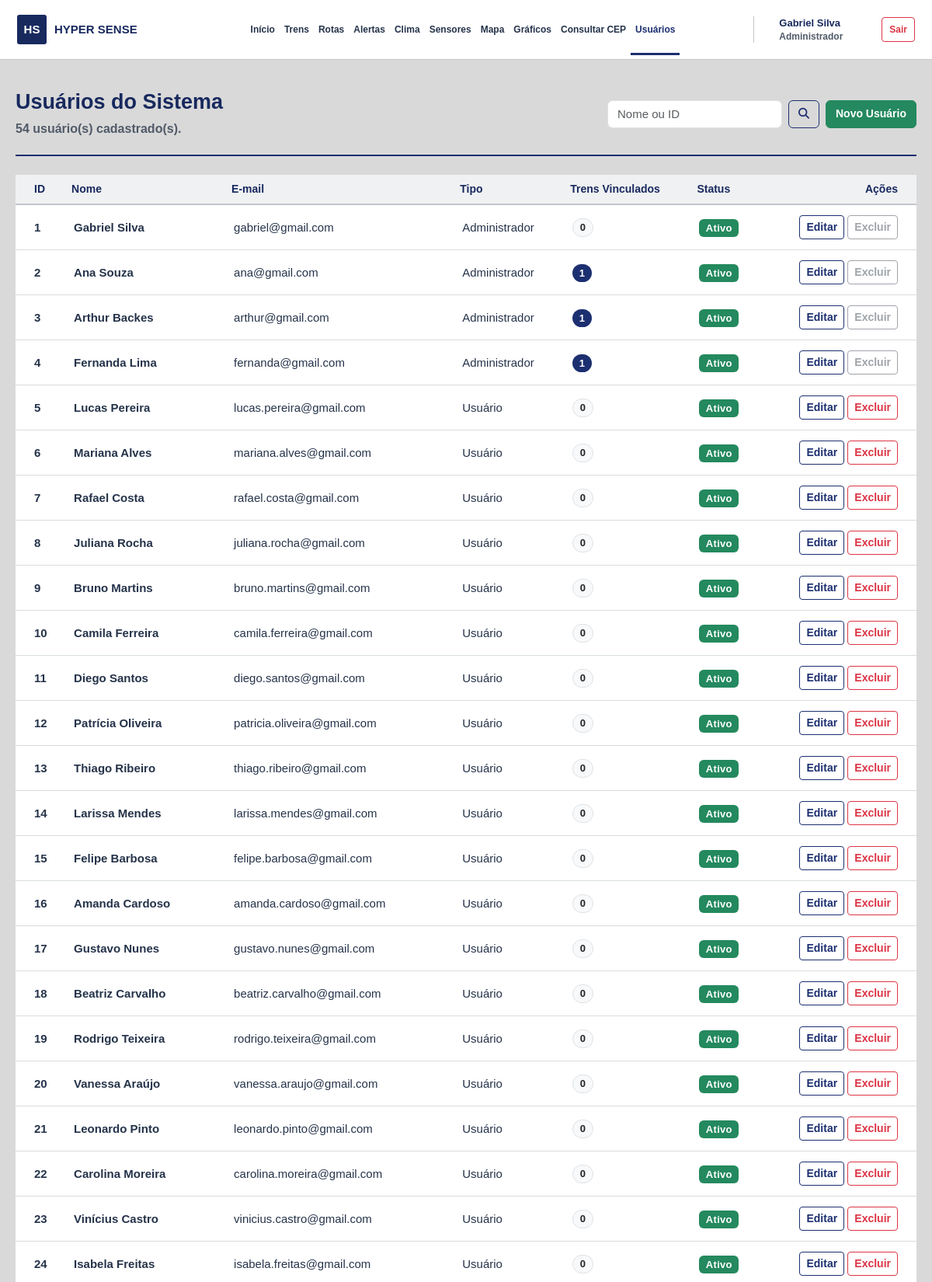
Page /Tela/usuario.php?erro=id_invalido (signed in, upper part) on the committed database.
### tables this page shows
CREATE TABLE IF NOT EXISTS usuarios (
    id INT AUTO_INCREMENT PRIMARY KEY,
    nome VARCHAR(150) NOT NULL,
    email VARCHAR(150) NOT NULL,
    telefone VARCHAR(30) NULL,
    cep VARCHAR(9) NULL,
    logradouro VARCHAR(150) NULL,
    bairro VARCHAR(100) NULL,
    cidade VARCHAR(100) NULL,
    uf CHAR(2) NULL,
    tipo VARCHAR(50) NOT NULL DEFAULT 'Usuário',
    status VARCHAR(20) NOT NULL DEFAULT 'Ativo',
    senha VARCHAR(255) NULL,
    criado_em DATETIME NOT NULL DEFAULT CURRENT_TIMESTAMP,
    ultimo_acesso DATETIME NULL,
    deleted_at DATETIME NULL DEFAULT NULL,
    UNIQUE KEY uk_usuarios_email (email),
    CONSTRAINT ck_usuarios_tipo CHECK (tipo IN ('Administrador', 'Supervisor', 'Usuário')),
    CONSTRAINT ck_usuarios_status CHECK (status IN ('Ativo', 'Inativo'))
);

### Tela/auth.php (called while the page is built, shortened)
<?php
function isAdmin(): bool {
    return ($_SESSION['usuario_tipo'] ?? '') === 'Administrador';
}
function e($valor): string {
    return htmlspecialchars((string)($valor ?? ''), ENT_QUOTES, 'UTF-8');
}

### Tela/usuario.php (the view, shortened to what this page needs)
<?php
require_once 'auth.php';
$administrador = isAdmin();
$busca = trim($_GET['busca'] ?? '');
$sql = "
    SELECT u.id, u.nome, u.email, u.telefone, u.tipo, u.status, u.cep, u.logradouro, u.bairro, u.cidade, u.uf,
           (SELECT COUNT(*) FROM trens t WHERE t.usuario_responsavel_id = u.id) AS total_trens
    FROM usuarios u
    WHERE u.deleted_at IS NULL
";
if ($busca !== '') {
    $termo = '%' . $busca . '%';
    $porId = ctype_digit($busca);
    $stmt = $conexao->prepare($sql . ' AND (u.nome LIKE ? OR u.email LIKE ?' . ($porId ? ' OR u.id = ?' : '') . ') ORDER BY u.id ASC');
    if ($porId) {
        $idBusca = (int)$busca;
        $stmt->bind_param('ssi', $termo, $termo, $idBusca);
    } else {
        $stmt->bind_param('ss', $termo, $termo);
    }
    $stmt->execute();
    $usuarios = $stmt->get_result()->fetch_all(MYSQLI_ASSOC);
    $stmt->close();
} else {
    $usuarios = $conexao->query($sql . ' ORDER BY u.id ASC')->fetch_all(MYSQLI_ASSOC);
}
?>
<?php $tituloPagina = 'Usuários'; require __DIR__ . '/cabecalho.php'; ?>
<main class="container py-5">
    <div class="titulo-tela flex-wrap">
        <div>
            <h1 class="fw-bold">Usuários do Sistema</h1>
            <p class="text-muted mb-0"><?= count($usuarios) ?> usuário(s) <?= $busca !== '' ? 'encontrado(s)' : 'cadastrado(s)' ?>.</p>
        </div>
        <div class="d-flex gap-2">
            <form method="get" class="d-flex gap-2">
                <input type="text" name="busca" class="form-control" placeholder="Nome ou ID" aria-label="Pesquisar por nome, e-mail ou ID" value="<?= e($busca) ?>">
                <button type="submit" class="btn btn-outline-primary" title="Pesquisar usuários" aria-label="Pesquisar usuários"><i class="fas fa-search"></i></button>
            </form>
            <?php if ($administrador): ?>
                <button type="button" class="btn btn-success" data-bs-toggle="modal" data-bs-target="#modalNovoUsuario" title="Cadastrar um novo usuário" aria-label="Cadastrar novo usuário">Novo Usuário</button>
            <?php endif; ?>
        </div>
    </div>
    <div class="card border-0 shadow-sm">
        <div class="card-body p-0">
            <div class="table-responsive">
                <table class="table table-hover align-middle mb-0">
                    <thead class="table-light">
                        <tr>
                            <th class="ps-4">ID</th>
                            <th>Nome</th>
                            <th>E-mail</th>
                            <th>Tipo</th>
                            <th>Trens Vinculados</th>
                            <th>Status</th>
                            <?php if ($administrador): ?>
                                <th class="text-end pe-4">Ações</th>
                            <?php endif; ?>
                        </tr>
                    </thead>
                    <tbody>
                        <?php foreach ($usuarios as $usuario): ?>
                            <tr>
                                <td class="ps-4 fw-semibold"><?= (int)$usuario['id'] ?></td>
                                <td class="fw-bold"><?= e($usuario['nome']) ?></td>
                                <td><?= e($usuario['email']) ?></td>
                                <td><?= e($usuario['tipo']) ?></td>
                                <td>
                                    <span class="badge <?= (int)$usuario['total_trens'] > 0 ? 'bg-primary' : 'bg-light text-dark border' ?> rounded-pill">
                                        <?= (int)$usuario['total_trens'] ?>
                                    </span>
                                </td>
                                <td>
                                    <span class="badge bg-<?= $usuario['status'] === 'Ativo' ? 'success' : 'secondary' ?>">
                                        <?= e($usuario['status']) ?>
                                    </span>
                                </td>
                                <?php if ($administrador): ?>
                                    <td class="text-end pe-4">
                                        <button type="button" class="btn btn-sm btn-outline-primary" data-bs-toggle="modal" data-bs-target="#modalEditarUsuario" title="Editar Usuário <?= e($usuario['nome']) ?>" aria-label="Editar usuário <?= e($usuario['nome']) ?>" data-usuario-id="<?= (int)$usuario['id'] ?>" data-usuario-nome="<?= e($usuario['nome']) ?>" data-usuario-email="<?= e($usuario['email']) ?>" data-usuario-telefone="<?= e($usuario['telefone']) ?>" data-usuario-tipo="<?= e($usuario['tipo']) ?>" data-usuario-status="<?= e($usuario['status']) ?>" data-usuario-cep="<?= e($usuario['cep']) ?>" data-usuario-logradouro="<?= e($usuario['logradouro']) ?>" data-usuario-bairro="<?= e($usuario['bairro']) ?>" data-usuario-cidade="<?= e($usuario['cidade']) ?>" data-usuario-uf="<?= e($usuario['uf']) ?>">Editar</button>
                                        <?php if ((int)$usuario['total_trens'] > 0 || (int)$usuario['id'] === (int)$_SESSION['usuario_id']): ?>
                                            <button type="button" class="btn btn-sm btn-outline-secondary" disabled aria-disabled="true" title="<?= (int)$usuario['total_trens'] > 0 ? 'Usuário possui trens vinculados.' : 'Não é possível excluir a própria conta.' ?>" aria-label="Exclusão bloqueada">Excluir</button>
                                        <?php else: ?>
                                            <form id="excluirUsuario<?= (int)$usuario['id'] ?>" method="post" action="excluir.php?id=<?= (int)$usuario['id'] ?>" class="d-inline"><input type="hidden" name="csrf_token" value="<?= e(csrfToken()) ?>"><input type="hidden" name="confirmacao" value="sim"><button type="button" class="btn btn-sm btn-outline-danger" title="Excluir Usuário <?= e($usuario['nome']) ?>" aria-label="Excluir usuário <?= e($usuario['nome']) ?>" data-bs-toggle="modal" data-bs-target="#modalConfirmacao" data-confirm-form="excluirUsuario<?= (int)$usuario['id'] ?>" data-confirm-titulo="Excluir usuário" data-confirm-mensagem="Excluir o usuário <?= e($usuario['nome']) ?>? Esta ação desativa sua conta." data-confirm-botao="Sim, excluir">Excluir</button></form>
                                        <?php endif; ?>
                                    </td>
                                <?php endif; ?>
                            </tr>
                        <?php endforeach; ?>
                    </tbody>
                </table>
            </div>
        </div>
    </div>
</main>
<?php require __DIR__ . '/rodape.php'; ?>

### Css/style.css (style rules this page uses)
:root { --hyper-azul: #1c2f70; --hyper-azul-escuro: #18295e; --hyper-fundo: #d9d9d9; --texto-principal: #25334a; --texto-secundario: #505a68; --borda-padrao: #c3c6cc; --hyper-verde: #24895e; --hyper-vermelho: #cc343a; --hyper-amarelo: #efb938; --bs-primary-rgb: 28, 47, 112 }
*, *::before, *::after { box-sizing: border-box }
html { min-height: 100%; scroll-behavior: auto; overflow-y: scroll }
body { min-height: 100%; margin: 0; background: var(--hyper-fundo); font-family: Arial, Helvetica, sans-serif; color: var(--texto-principal); font-size: 16px; line-height: 1.55 }
button, input, select, textarea { font-family: Arial, Helvetica, sans-serif }
.pagina-sistema { min-height: 100vh; display: flex; flex-direction: column }
.pagina-sistema>main { flex: 1 0 auto }
.pagina-sistema>main.container, .pagina-sistema>main.container-fluid { width: 100%; max-width: 1232px; padding-top: 31px !important; padding-bottom: 58px !important }
.pagina-sistema .container { max-width: 1232px }
.pagina-sistema h1, .pagina-sistema .page-header h1 { font-size: 27px !important; line-height: 1.25 !important; font-weight: 700 !important; color: var(--hyper-azul-escuro) !important; letter-spacing: 0 !important; font-family: Arial, Helvetica, sans-serif }
.pagina-sistema .text-muted { color: var(--texto-secundario) !important }
.pagina-sistema .bg-primary { background: var(--hyper-azul) !important }
.pagina-sistema .bg-success { background: var(--hyper-verde) !important }
.pagina-sistema .btn { font-size: 14px; font-weight: 600 }
.pagina-sistema .btn-success { --bs-btn-bg: var(--hyper-verde); --bs-btn-border-color: var(--hyper-verde); --bs-btn-hover-bg: #166b47; --bs-btn-hover-border-color: #166b47 }
.pagina-sistema .btn-outline-primary { color: var(--hyper-azul); border-color: var(--hyper-azul) }
.pagina-sistema .badge { font-family: Arial, Helvetica, sans-serif; font-size: 13px; font-weight: 700; letter-spacing: .3px }
.pagina-sistema table, .pagina-sistema .form-control, .pagina-sistema .form-select, .pagina-sistema .form-label { font-family: Arial, Helvetica, sans-serif; font-size: 15px }
.card, .painel-liso { background: #fff; border: 1px solid var(--borda-padrao); border-radius: 4px !important; box-shadow: none !important }
.table { margin-bottom: 0 }
.table thead th { background: #f0f1f2 !important; border-bottom: 2px solid var(--borda-padrao) !important; color: var(--hyper-azul-escuro) !important; white-space: nowrap; font-size: 14px; font-weight: 700; text-transform: none; letter-spacing: 0 }
.table tbody td { padding: 13px 11px; border-bottom: 1px solid #d9dce0; color: var(--texto-principal); vertical-align: middle }
.titulo-tela { display: flex; align-items: center; justify-content: space-between; gap: 18px; padding: 0 0 20px; margin-bottom: 24px; border-bottom: 2px solid var(--hyper-azul) }
.titulo-tela h1 { margin: 0 0 6px }
.titulo-tela p { margin: 0; color: var(--texto-secundario) }
.pagina-sistema>main.container, .pagina-sistema>main.container-fluid { max-width: 1180px !important; width: calc(100% - 40px) !important; margin: 0 auto !important; padding: 38px 0 64px !important }
.pagina-sistema .titulo-tela { min-height: 76px; align-items: center; margin-bottom: 24px }
.pagina-sistema .titulo-tela h1 { margin: 0 0 5px !important }
.pagina-sistema .titulo-tela p { margin: 0 !important }
.text-muted { color: #3b4554 !important; font-weight: 600 }

### rows in the picture
usuarios: id "1", nome "Gabriel Silva", email "gabriel@gmail.com", tipo "Administrador", total_trens "0", status "Ativo", shows "Excluir"
usuarios: id "2", nome "Ana Souza", email "ana@gmail.com", tipo "Administrador", total_trens "1", status "Ativo", shows "Excluir"
usuarios: id "3", nome "Arthur Backes", email "arthur@gmail.com", tipo "Administrador", total_trens "1", status "Ativo", shows "Excluir"
usuarios: id "4", nome "Fernanda Lima", email "fernanda@gmail.com", tipo "Administrador", total_trens "1", status "Ativo", shows "Excluir"
usuarios: id "5", nome "Lucas Pereira", email "lucas.pereira@gmail.com", tipo "Usuário", total_trens "0", status "Ativo"
usuarios: id "6", nome "Mariana Alves", email "mariana.alves@gmail.com", tipo "Usuário", total_trens "0", status "Ativo"
usuarios: id "7", nome "Rafael Costa", email "rafael.costa@gmail.com", tipo "Usuário", total_trens "0", status "Ativo"
usuarios: id "8", nome "Juliana Rocha", email "juliana.rocha@gmail.com", tipo "Usuário", total_trens "0", status "Ativo"
usuarios: id "9", nome "Bruno Martins", email "bruno.martins@gmail.com", tipo "Usuário", total_trens "0", status "Ativo"
usuarios: id "10", nome "Camila Ferreira", email "camila.ferreira@gmail.com", tipo "Usuário", total_trens "0", status "Ativo"
usuarios: id "11", nome "Diego Santos", email "diego.santos@gmail.com", tipo "Usuário", total_trens "0", status "Ativo"
usuarios: id "12", nome "Patrícia Oliveira", email "patricia.oliveira@gmail.com", tipo "Usuário", total_trens "0", status "Ativo"
usuarios: id "13", nome "Thiago Ribeiro", email "thiago.ribeiro@gmail.com", tipo "Usuário", total_trens "0", status "Ativo"
usuarios: id "14", nome "Larissa Mendes", email "larissa.mendes@gmail.com", tipo "Usuário", total_trens "0", status "Ativo"
usuarios: id "15", nome "Felipe Barbosa", email "felipe.barbosa@gmail.com", tipo "Usuário", total_trens "0", status "Ativo"
usuarios: id "16", nome "Amanda Cardoso", email "amanda.cardoso@gmail.com", tipo "Usuário", total_trens "0", status "Ativo"
usuarios: id "17", nome "Gustavo Nunes", email "gustavo.nunes@gmail.com", tipo "Usuário", total_trens "0", status "Ativo"
usuarios: id "18", nome "Beatriz Carvalho", email "beatriz.carvalho@gmail.com", tipo "Usuário", total_trens "0", status "Ativo"
usuarios: id "19", nome "Rodrigo Teixeira", email "rodrigo.teixeira@gmail.com", tipo "Usuário", total_trens "0", status "Ativo"
usuarios: id "20", nome "Vanessa Araújo", email "vanessa.araujo@gmail.com", tipo "Usuário", total_trens "0", status "Ativo"
usuarios: id "21", nome "Leonardo Pinto", email "leonardo.pinto@gmail.com", tipo "Usuário", total_trens "0", status "Ativo"
usuarios: id "22", nome "Carolina Moreira", email "carolina.moreira@gmail.com", tipo "Usuário", total_trens "0", status "Ativo"
usuarios: id "23", nome "Vinícius Castro", email "vinicius.castro@gmail.com", tipo "Usuário", total_trens "0", status "Ativo"
usuarios: id "24", nome "Isabela Freitas", email "isabela.freitas@gmail.com", tipo "Usuário", total_trens "0", status "Ativo"

### other values in the picture
$nome "Início"
$nome "Trens"
$nome "Rotas"
$nome "Alertas"
$nome "Clima"
$nome "Sensores"
$nome "Mapa"
$nome "Gráficos"
$nome "Consultar CEP"
$nome "Usuários"
$_SESSION['usuario_nome'] "Gabriel Silva"
$_SESSION['usuario_tipo'] "Administrador"
count($usuarios) "54"
